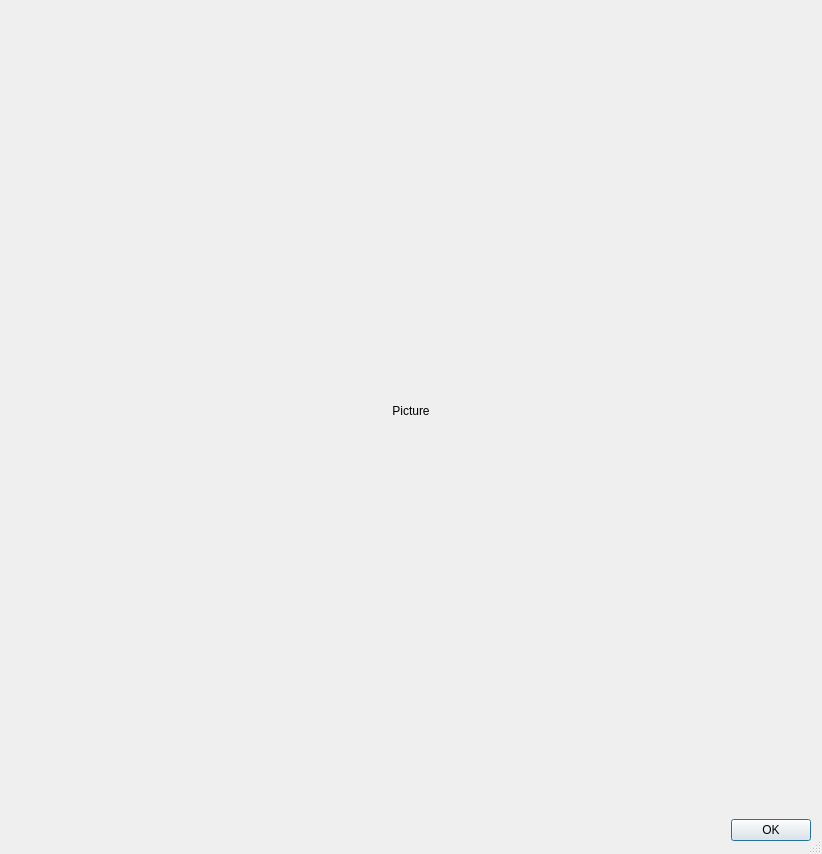
<?xml version="1.0" encoding="UTF-8"?>
<ui version="4.0">
 <class>PreviewPicDlg</class>
 <widget class="QDialog" name="PreviewPicDlg">
  <property name="windowModality">
   <enum>Qt::WindowModal</enum>
  </property>
  <property name="geometry">
   <rect>
    <x>0</x>
    <y>0</y>
    <width>820</width>
    <height>854</height>
   </rect>
  </property>
  <property name="minimumSize">
   <size>
    <width>0</width>
    <height>0</height>
   </size>
  </property>
  <property name="maximumSize">
   <size>
    <width>820</width>
    <height>854</height>
   </size>
  </property>
  <property name="windowTitle">
   <string>picCoder Embedded Image</string>
  </property>
  <property name="sizeGripEnabled">
   <bool>true</bool>
  </property>
  <property name="modal">
   <bool>false</bool>
  </property>
  <layout class="QGridLayout" name="gridLayout">
   <item row="0" column="0">
    <layout class="QVBoxLayout" name="verticalLayout">
     <property name="sizeConstraint">
      <enum>QLayout::SetDefaultConstraint</enum>
     </property>
     <item>
      <widget class="QLabel" name="pictureLbl">
       <property name="minimumSize">
        <size>
         <width>800</width>
         <height>800</height>
        </size>
       </property>
       <property name="maximumSize">
        <size>
         <width>800</width>
         <height>800</height>
        </size>
       </property>
       <property name="text">
        <string>Picture</string>
       </property>
       <property name="alignment">
        <set>Qt::AlignCenter</set>
       </property>
      </widget>
     </item>
    </layout>
   </item>
   <item row="1" column="0">
    <widget class="QDialogButtonBox" name="buttonBox">
     <property name="sizePolicy">
      <sizepolicy hsizetype="Expanding" vsizetype="Expanding">
       <horstretch>0</horstretch>
       <verstretch>0</verstretch>
      </sizepolicy>
     </property>
     <property name="orientation">
      <enum>Qt::Horizontal</enum>
     </property>
     <property name="standardButtons">
      <set>QDialogButtonBox::Ok</set>
     </property>
    </widget>
   </item>
  </layout>
 </widget>
 <resources/>
 <connections>
  <connection>
   <sender>buttonBox</sender>
   <signal>accepted()</signal>
   <receiver>PreviewPicDlg</receiver>
   <slot>accept()</slot>
   <hints>
    <hint type="sourcelabel">
     <x>248</x>
     <y>254</y>
    </hint>
    <hint type="destinationlabel">
     <x>157</x>
     <y>274</y>
    </hint>
   </hints>
  </connection>
 </connections>
</ui>
